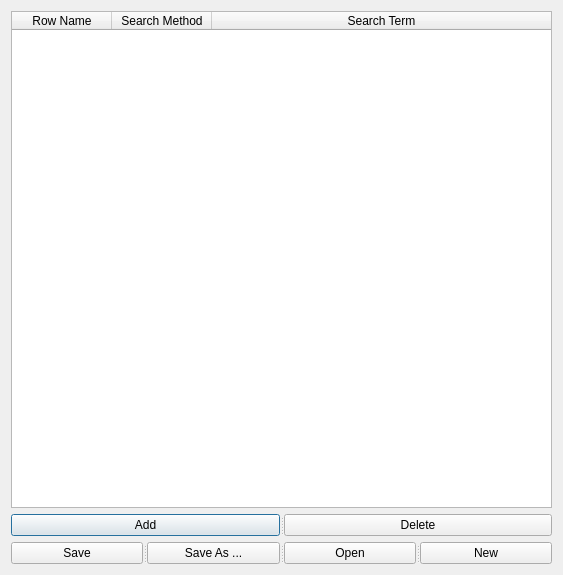
<?xml version="1.0" encoding="UTF-8"?>
<ui version="4.0">
 <class>MapEditor</class>
 <widget class="QDialog" name="MapEditor">
  <property name="geometry">
   <rect>
    <x>0</x>
    <y>0</y>
    <width>563</width>
    <height>575</height>
   </rect>
  </property>
  <property name="windowTitle">
   <string>Dialog</string>
  </property>
  <layout class="QVBoxLayout" name="verticalLayout">
   <item>
    <widget class="QTableWidget" name="mapTable">
     <attribute name="horizontalHeaderStretchLastSection">
      <bool>true</bool>
     </attribute>
     <column>
      <property name="text">
       <string>Row Name</string>
      </property>
     </column>
     <column>
      <property name="text">
       <string>Search Method</string>
      </property>
     </column>
     <column>
      <property name="text">
       <string>Search Term</string>
      </property>
     </column>
    </widget>
   </item>
   <item>
    <widget class="QSplitter" name="splitter_2">
     <property name="orientation">
      <enum>Qt::Horizontal</enum>
     </property>
     <widget class="QPushButton" name="addRowButton">
      <property name="text">
       <string>Add</string>
      </property>
     </widget>
     <widget class="QPushButton" name="delRowButton">
      <property name="text">
       <string>Delete</string>
      </property>
     </widget>
    </widget>
   </item>
   <item>
    <widget class="QSplitter" name="splitter">
     <property name="orientation">
      <enum>Qt::Horizontal</enum>
     </property>
     <widget class="QPushButton" name="saveMapButton">
      <property name="text">
       <string>Save</string>
      </property>
     </widget>
     <widget class="QPushButton" name="saveAsButton">
      <property name="text">
       <string>Save As ...</string>
      </property>
     </widget>
     <widget class="QPushButton" name="openMapButton">
      <property name="text">
       <string>Open</string>
      </property>
     </widget>
     <widget class="QPushButton" name="newMapButton">
      <property name="text">
       <string>New</string>
      </property>
     </widget>
    </widget>
   </item>
  </layout>
 </widget>
 <resources/>
 <connections/>
</ui>
